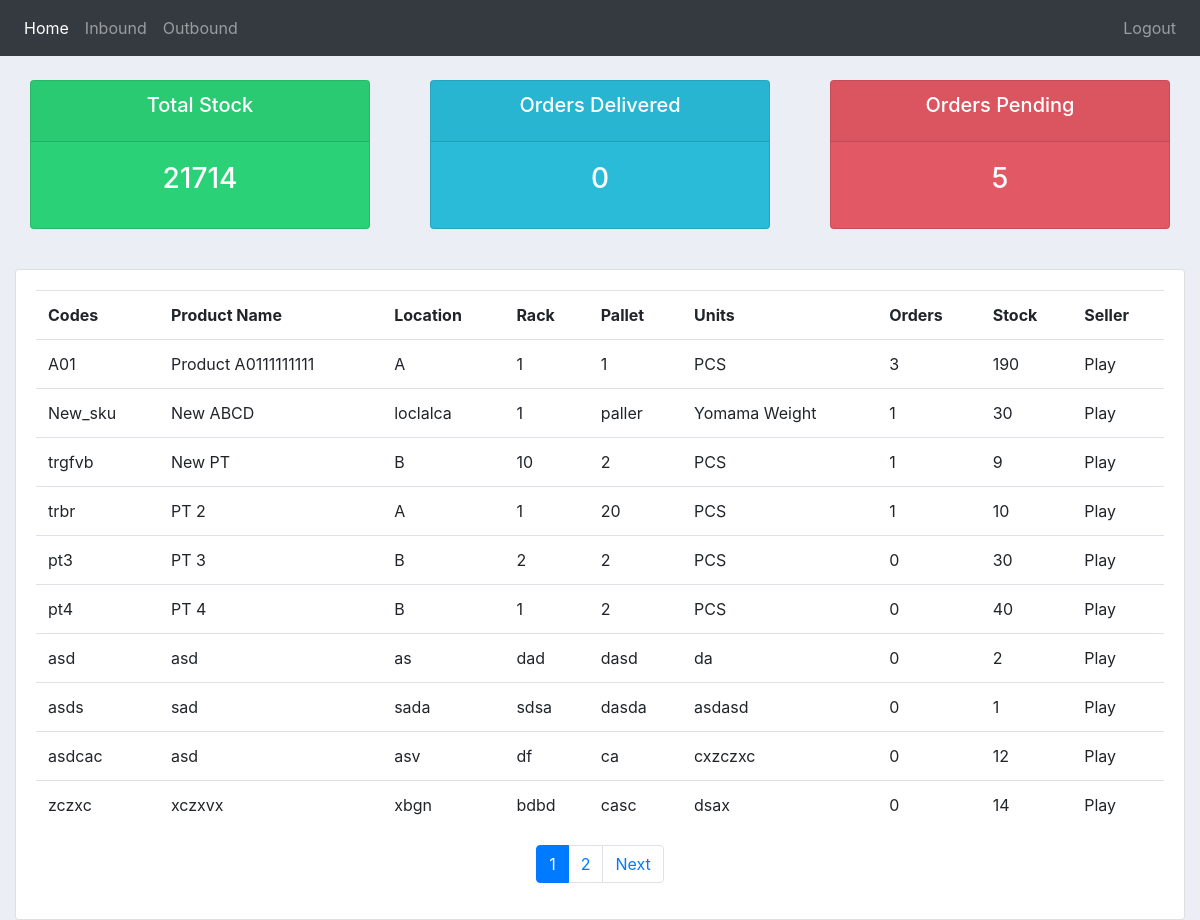
/ (signed in), run on an earlier commit of the app's database.
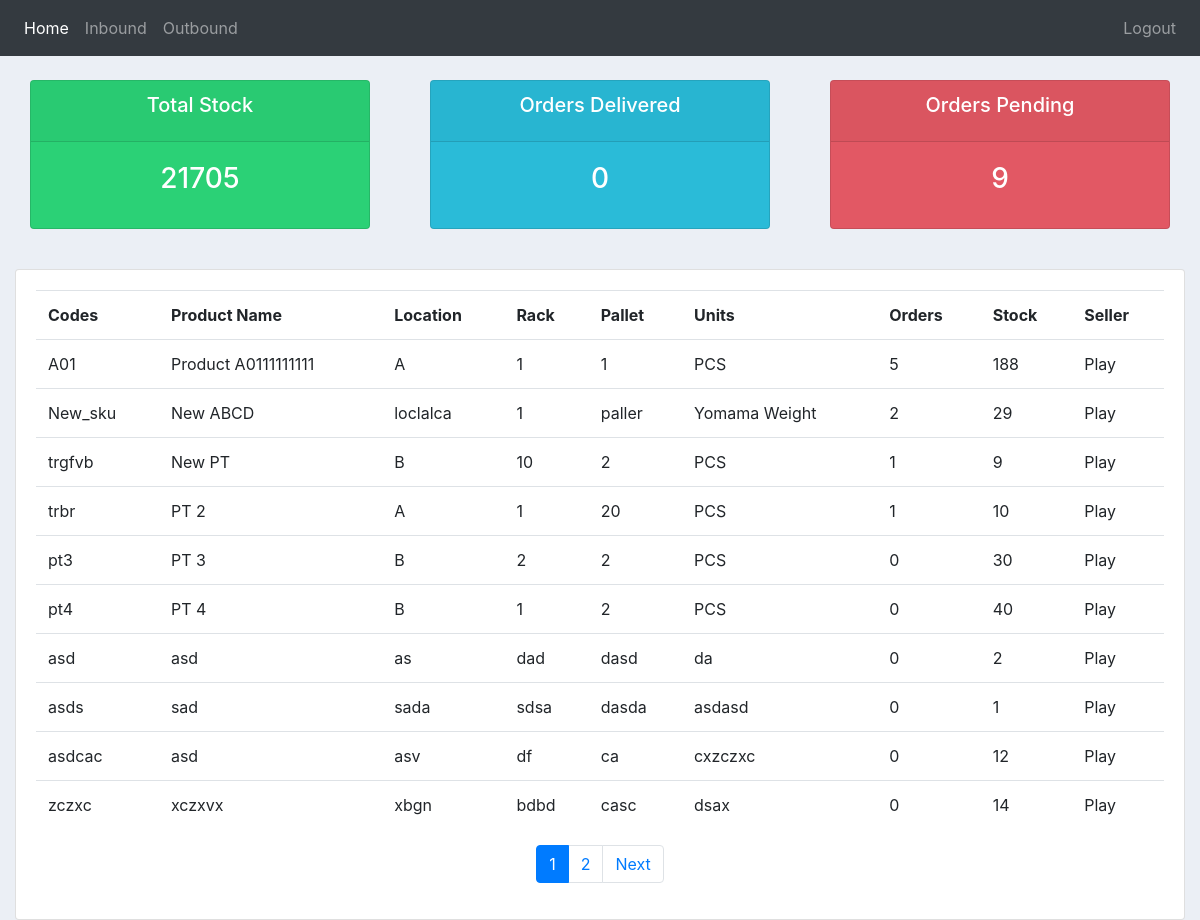
And on a later commit of the database.
### inventory/models.py (models this page shows, shortened)
class Product(models.Model):
    UNIT = (
        ('PCS','PCS'),
        ('BOX','BOX'),
        ('PACK','PACK'),
        ('BOTTLE','BOTTLE'),
        ('OTHER','OTHER'),
    )
    date_created = models.DateTimeField(auto_now_add=True, null=True)
    sku_code = models.CharField(max_length=200, primary_key=True)
    product_name = models.CharField(max_length=200, null=True)
    unit = models.CharField(max_length=200, choices=UNIT, null=True)
    product_quantity = models.PositiveIntegerField(null=True)
    product_price = models.FloatField(validators=[MinValueValidator(0.0)])
    location = models.CharField(max_length=200, null=True)
    rack = models.CharField(max_length=200, null=True)
    pallet = models.CharField(max_length=200, null=True)
    remarks = models.CharField(max_length=200, null=True, blank=True)
    seller = models.ForeignKey(Seller, to_field='user_id', null=True, on_delete=models.SET_NULL)

class Seller(models.Model):
    user = models.OneToOneField(User, on_delete=models.CASCADE, primary_key=True)
    name = models.CharField(max_length=200, null=True)
    phone = models.CharField(max_length=11, null=True)
    email = models.CharField(max_length=200, null=True)
    date_created = models.DateTimeField(auto_now_add=True, null=True)

### inventory/views.py (the view)
# urls.py: 2. Add a URL to urlpatterns:  path('', views.home, name='home')
@custom_login_required
def home(request):
    if request.user.is_authenticated:
        if request.user.is_admin:
            page = request.GET.get('page', 1)
            orders = Order.objects.all()
            products = paginate(Product.objects.all(), page);
            sum_stock = Product.objects.aggregate(Sum('product_quantity'))
            total_stock = sum_stock['product_quantity__sum']
            delivered = orders.filter(status='Out of Delivery').count()
            pending = orders.filter(status='Pending').count()
            context = {'stock': total_stock, 'delivered': delivered, 'pending': pending, 'products': products, 'nbar': 'home'}
        else:
            page = request.GET.get('page', 1)
            orders = Order.objects.filter(seller_id=request.user.id)
            products = paginate(Product.objects.filter(seller_id=request.user.id), page)
            sum_stock = Product.objects.filter(seller_id=request.user.id).aggregate(Sum('product_quantity'))
            total_stock = sum_stock['product_quantity__sum']
            delivered = orders.filter(status='Out of Delivery').count()
            pending = orders.filter(status='Pending').count()
            context = {'stock': total_stock, 'delivered': delivered, 'pending': pending, 'products': products, 'nbar': 'home'}
        return render(request, 'inventory/home.html', context)
    else:
        return redirect('login/')

### inventory/helper.py (called while the page is built)
def paginate(object, page =1, limit = 10):
    paginator = Paginator(object, limit) # Show 25 contacts per page.
    page_obj = paginator.get_page(page)
    return page_obj

### inventory/templatetags/query_transform_template_tags.py (called while the page is built)
@register.simple_tag
def query_transform(request, **kwargs):
    updated = request.GET.copy()
    for k, v in kwargs.items():
        if v is not None:
            updated[k] = v
        else:
            updated.pop(k, 0)
    return updated.urlencode()

### inventory/templates/inventory/home.html
{% extends 'inventory/main.html' %}
{% block content %}
{% include 'inventory/status.html' %}
<br>
<div class="row">
    <div class="col-md">
        <div class="card card-body">
            <table class="table">
                <tr>
                    <th>Codes</th>
                    <th>Product Name</th>
                    <th>Location</th>
                    <th>Rack</th>
                    <th>Pallet</th>
                    <th>Units</th>
                    <th>Orders</th>
                    <th>Stock</th>
                    <th>Seller</th>
                </tr>
                {% for product in products %}
                <tr>
                    <td>{{product.sku_code}}</td>
                    <td>{{product.product_name}}</td>
                    <td>{{product.location}}</td>
                    <td>{{product.rack}}</td>
                    <td>{{product.pallet}}</td>
                    <td>{{product.unit}}</td>
                    <td>{{product.order_set.all.count}}</td>
                    <td>{{product.product_quantity}}</td>
                    <td>{{product.seller.name}}</td>
                </tr>
                {% endfor %}
            </table>
            {% include 'inventory/pagination.html' with page_obj=products request=request only%}
        </div>
    </div>
</div>
{% endblock %}

What changed in the data, as far as the page shows it:
changed Product "Product A0111111111": order_set.all.count "3" → "5"; product_quantity "190" → "188"
changed Product "New_sku": order_set.all.count "1" → "2"; product_quantity "30" → "29"
Also different on the page:
{{ stock }}: "21714" → "21705"
{{ pending }}: "5" → "9"
